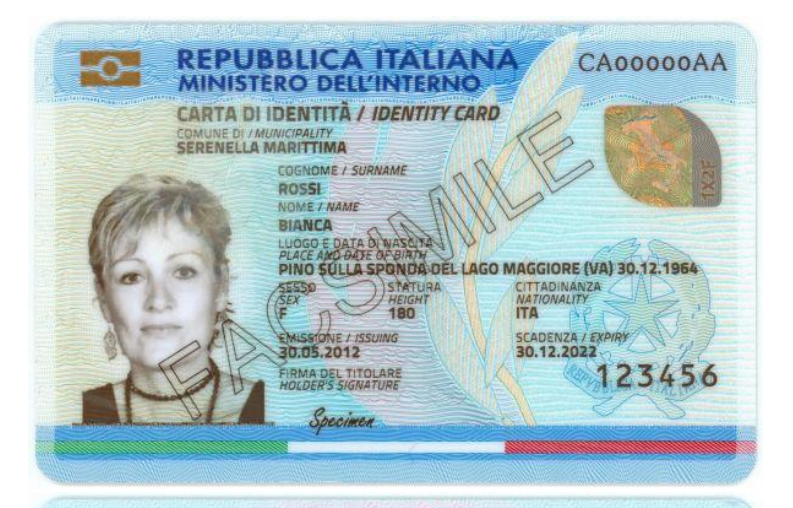
#> input picture debug_segment.png, 793 x 508 px
$ python -i clarity_check.py   (imports and definitions only)
#> lines starting #> are read from the running program, lines starting #| are printed output that depends on the picture; after the words box and inside, x2 and y2 are one past the last pixel; in counts of white or black regions, pixels touching at a corner belong together
"""
Module for checking document clarity based on ink ratio.
"""

import cv2
import numpy as np
import time
from PIL import Image


def calculate_ink_ratio(image):
    """
    Calculate the ink ratio (density of content) for an image.

    Args:
        image: PIL Image object

    Returns:
        tuple: (ink_ratio (float), calculation_time (float)) - Ink ratio (0.0 to 1.0) and time taken in seconds
    """
    start_time = time.time()

    # Convert PIL image to OpenCV format
    img_cv = cv2.cvtColor(np.array(image), cv2.COLOR_RGB2BGR)
#> img_cv is the input picture: shape (508, 793, 3); mean B, G, R 205.3, 201.2, 179.9

    # Convert to grayscale for processing
    gray = cv2.cvtColor(img_cv, cv2.COLOR_BGR2GRAY)
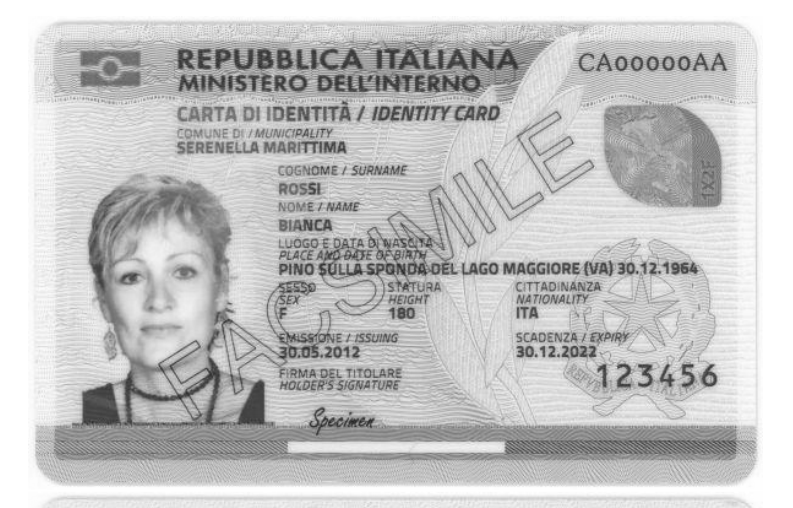
#> gray: shape (508, 793); min 37, max 255, mean 195.3

    # Apply Otsu's thresholding to get binary image
    _, thresh = cv2.threshold(gray, 0, 255, cv2.THRESH_BINARY_INV + cv2.THRESH_OTSU)
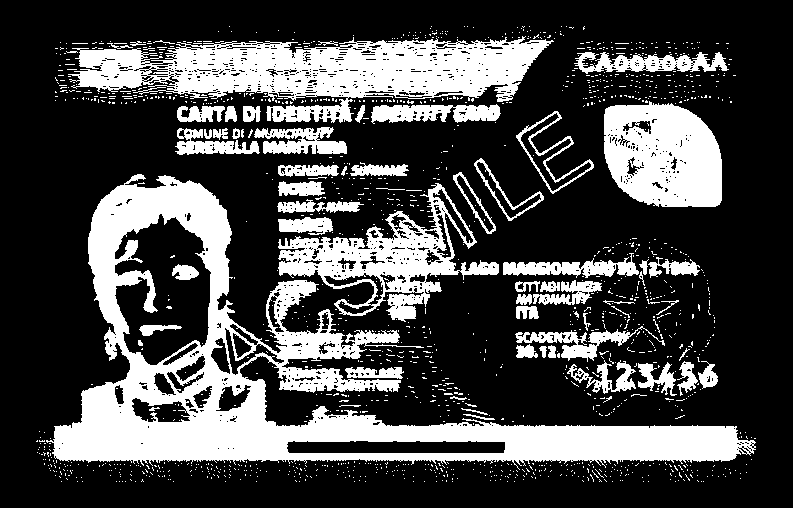
#> thresh: shape (508, 793); 28.5% white; 1506 white regions (1442 under 20 px), largest, box (x1, y1, x2, y2) and area: (46, 174, 756, 470) 48612, (68, 36, 554, 123) 21226, (604, 101, 722, 207) 9852

    # Calculate ink ratio (non-zero pixels / total pixels)
    total_pixels = thresh.shape[0] * thresh.shape[1]
#> total_pixels = 402844
    ink_pixels = cv2.countNonZero(thresh)
#> ink_pixels = 114649
    ink_ratio = ink_pixels / total_pixels if total_pixels > 0 else 0
#> ink_ratio = 0.285

    calculation_time = time.time() - start_time
    return ink_ratio, calculation_time

>>> import cv2
>>> picture = cv2.cvtColor(cv2.imread('../debug_segment.png'), cv2.COLOR_BGR2RGB)
>>> result = calculate_ink_ratio(picture)
#> result = (0.285, 0.0429)
